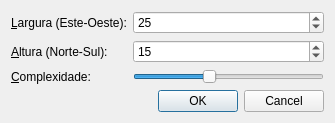
<?xml version="1.0" encoding="UTF-8"?>
<ui version="4.0">
 <author>Pedro Freire (www.pedrofreire.com)</author>
 <class>DialogNew</class>
 <widget class="QDialog" name="DialogNew">
  <property name="windowModality">
   <enum>Qt::WindowModal</enum>
  </property>
  <property name="geometry">
   <rect>
    <x>0</x>
    <y>0</y>
    <width>335</width>
    <height>120</height>
   </rect>
  </property>
  <property name="windowTitle">
   <string>LOOM - Novo labirinto</string>
  </property>
  <property name="modal">
   <bool>true</bool>
  </property>
  <layout class="QFormLayout" name="formLayout">
   <property name="fieldGrowthPolicy">
    <enum>QFormLayout::AllNonFixedFieldsGrow</enum>
   </property>
   <item row="0" column="0">
    <widget class="QLabel" name="label">
     <property name="text">
      <string>&amp;Largura (Este-Oeste):</string>
     </property>
     <property name="buddy">
      <cstring>spinCorridorWidth</cstring>
     </property>
    </widget>
   </item>
   <item row="0" column="1">
    <widget class="QSpinBox" name="spinCorridorWidth">
     <property name="toolTip">
      <string>Número de corredores, de 1 a 1000</string>
     </property>
     <property name="minimum">
      <number>1</number>
     </property>
     <property name="maximum">
      <number>1000</number>
     </property>
     <property name="singleStep">
      <number>5</number>
     </property>
     <property name="value">
      <number>25</number>
     </property>
    </widget>
   </item>
   <item row="1" column="0">
    <widget class="QLabel" name="label_2">
     <property name="text">
      <string>&amp;Altura (Norte-Sul):</string>
     </property>
     <property name="buddy">
      <cstring>spinCorridorHeight</cstring>
     </property>
    </widget>
   </item>
   <item row="1" column="1">
    <widget class="QSpinBox" name="spinCorridorHeight">
     <property name="toolTip">
      <string>Número de corredores, de 1 a 1000</string>
     </property>
     <property name="minimum">
      <number>1</number>
     </property>
     <property name="maximum">
      <number>1000</number>
     </property>
     <property name="singleStep">
      <number>5</number>
     </property>
     <property name="value">
      <number>15</number>
     </property>
    </widget>
   </item>
   <item row="2" column="0">
    <widget class="QLabel" name="label_3">
     <property name="text">
      <string>&amp;Complexidade:</string>
     </property>
     <property name="buddy">
      <cstring>sliderComplexity</cstring>
     </property>
    </widget>
   </item>
   <item row="2" column="1">
    <widget class="QSlider" name="sliderComplexity">
     <property name="toolTip">
      <string>Probabilidade de os corredores serem curtos</string>
     </property>
     <property name="minimum">
      <number>1</number>
     </property>
     <property name="maximum">
      <number>100</number>
     </property>
     <property name="value">
      <number>40</number>
     </property>
     <property name="sliderPosition">
      <number>40</number>
     </property>
     <property name="orientation">
      <enum>Qt::Horizontal</enum>
     </property>
     <property name="tickPosition">
      <enum>QSlider::NoTicks</enum>
     </property>
    </widget>
   </item>
   <item row="3" column="0" colspan="2">
    <widget class="QDialogButtonBox" name="buttonBox">
     <property name="orientation">
      <enum>Qt::Horizontal</enum>
     </property>
     <property name="standardButtons">
      <set>QDialogButtonBox::Cancel|QDialogButtonBox::Ok</set>
     </property>
    </widget>
   </item>
  </layout>
 </widget>
 <tabstops>
  <tabstop>spinCorridorWidth</tabstop>
  <tabstop>spinCorridorHeight</tabstop>
  <tabstop>sliderComplexity</tabstop>
  <tabstop>buttonBox</tabstop>
 </tabstops>
 <resources/>
 <connections>
  <connection>
   <sender>buttonBox</sender>
   <signal>rejected()</signal>
   <receiver>DialogNew</receiver>
   <slot>reject()</slot>
   <hints>
    <hint type="sourcelabel">
     <x>262</x>
     <y>91</y>
    </hint>
    <hint type="destinationlabel">
     <x>280</x>
     <y>113</y>
    </hint>
   </hints>
  </connection>
  <connection>
   <sender>buttonBox</sender>
   <signal>accepted()</signal>
   <receiver>DialogNew</receiver>
   <slot>accept()</slot>
   <hints>
    <hint type="sourcelabel">
     <x>167</x>
     <y>99</y>
    </hint>
    <hint type="destinationlabel">
     <x>167</x>
     <y>59</y>
    </hint>
   </hints>
  </connection>
 </connections>
</ui>
